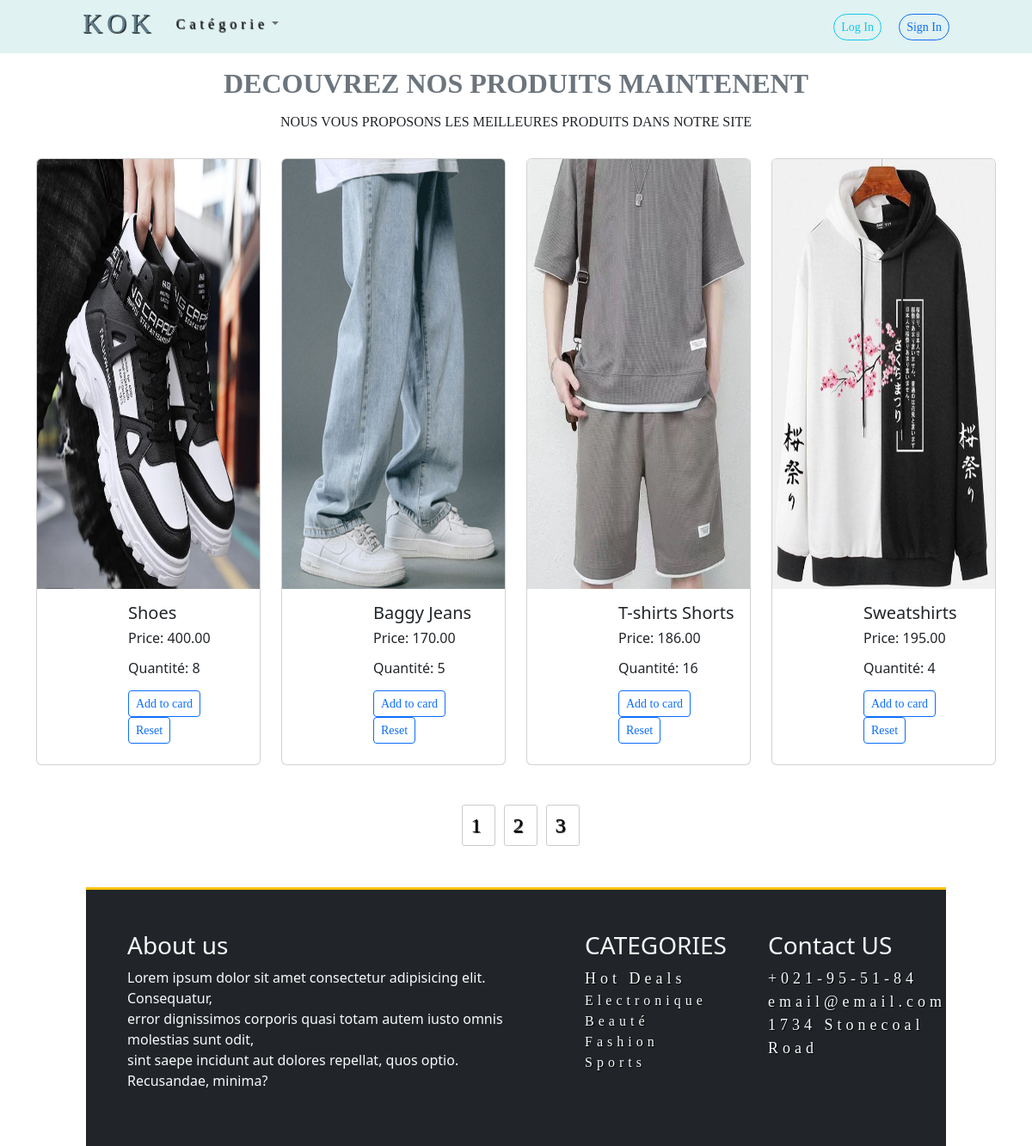
The page / on the database its author committed.
### tables this page shows
CREATE TABLE `produit` (
  `num_P` int(11) NOT NULL,
  `ID_Categ` int(11) DEFAULT NULL,
  `libelle` varchar(255) DEFAULT NULL,
  `pu` decimal(10,2) DEFAULT NULL,
  `qte_stk` int(11) DEFAULT NULL,
  `url_img` varchar(255) DEFAULT NULL
);

### index.php (the view, shortened to what this page needs)
<?php
include 'connex.php';
?>
<!DOCTYPE html>
<html lang="en">
<head>
    <link rel="stylesheet" href="bootstrap-5.2.2-dist/css/bootstrap.min.css">
</head>
<body
>
<div id="div" class="container">
<nav class="navbar navbar-expand-sm justify-content-between px-5 fixed-top" style="background-color:#e0f2f1;">
        <div class="d-flex">
            <a href="#" class="h2  ms-5 me-3">KOK</a>
            <ul class="navbar-nav">
                <li class="nav-item dropdown">
                    <a class="nav-link dropdown-toggle" data-bs-toggle="dropdown" href="#">Catégorie</a>
                </li>
            </ul></div>
            <form action="" class=" mx-5" method="post">
            <a href="logIn.php"><input type="submit" value="Log In" name="login" class="btn btn-outline-info btn-sm rounded-pill me-3"></a>
            <a href="SignIn.php"><input type="submit" value="Sign In" name="signin" class="btn btn-outline-primary btn-sm rounded-pill"></a>
        </form>
  </nav>
  <main>
          <h2 style="font-family:Arial Rounded MT Bold;" class="text-secondary fw-bold text-center mt-5 text-uppercase">Decouvrez nos Produits Maintenent</h2>
          <h6 style="font-family: Garamond;" class="text-center my-3">NOUS VOUS PROPOSONS LES MEILLEURES PRODUITS DANS NOTRE SITE</h6>
</div>
<?php
$sql = "SELECT * FROM Produit";
$statement = $pdo->prepare($sql);
$statement->execute();
$results = $statement->fetchAll();
    ?>
    <?php
include 'connex.php';
    $perPage = 4;
$page = isset($_GET['page']) ? $_GET['page'] : 1;
$offset = ($page - 1) * $perPage;
$sql = "SELECT * FROM Produit LIMIT $perPage OFFSET $offset";
$statement = $pdo->prepare($sql);
$statement->execute();
$results = $statement->fetchAll();
$countSql = "SELECT COUNT(*) AS total FROM Produit";
$countStatement = $pdo->prepare($countSql);
$countStatement->execute();
$countRow = $countStatement->fetch(PDO::FETCH_ASSOC);
$totalItems = $countRow['total'];
$totalPages = ceil($totalItems / $perPage);
?>
<div class="container">
        <div class="row">
<?php foreach ($results as $row): ?>
                <div class="col-md-4 my-3 w-25">
                    <div class="card">
                        <img src="<?php echo $row['url_img']; ?>" class="card-img-top" alt="Product Image">
                        <div class="card-body cards h6">
                            <h5 class="card-title"><?php echo $row['libelle']; ?></h5>
                            <p class="card-text">Price: <?php echo $row['pu']; ?></p>
                            <p class="card-text">Quantité: <?php echo $row['qte_stk']; ?></p>
                            <a href="ajouterProd.php"><input type="submit" value="Add to card" class="btn btn-outline-primary btn-sm"></a>
                            <a href="suppProd.php"><input type="submit" value="Reset" class="btn btn-outline-primary btn-sm"></a>
                        </div>
                    </div>
                </div>
            <?php endforeach; ?>
        </div>
    </div>
    <?php
echo '<div class="pagination">';
for ($i = 1; $i <= $totalPages; $i++) {
    echo '<a href="?page=' . $i . '">' . $i . '</a>';
}
echo '</div>';
?>
    <footer style="padding-left:100px;padding-right:100px;">
    <div class="border-top mt-5 border-warning border-3 bg-dark d-flex  ">
    <div class="my-5 ms-5">
        <h3 class="text-light">About us</h3>
        <p class="text-light">Lorem ipsum dolor sit amet consectetur adipisicing elit. Consequatur,<br> error dignissimos corporis quasi totam autem iusto omnis molestias sunt odit,<br> sint saepe incidunt aut dolores repellat, quos optio. Recusandae, minima?</p>
    </div>
    <div class="my-5 ms-5">
        <h3 class="text-light">CATEGORIES</h3>
           <a href="#" class="text-light">Hot Deals</a>
            <a href="#" class="nav-link text-light">Electronique</a>
            <a href="#" class="nav-link text-light">Beauté</a>
            <a href="#" class="nav-link text-light">Fashion</a>
            <a href="#" class="nav-link text-light">Sports</a>
    </div>
    <div class="my-5 ms-5">
        <h3 class="text-decoration-none text-light">Contact US</h3>
        <div><a href="" class="text-decoration-none text-light">+021-95-51-84</a></div>
        <div><a href="#" class="text-decoration-none text-light"> email@email.com</a></div>
        <div><a href="#" class="text-decoration-none text-light">1734 Stonecoal Road</a></div>
    </div>
</div>
    </footer>
</body>
</html>

### index.php (style rules this page uses)
a { font-family: "Times New Roman", Times, serif; font-size:large; color:#607d8b; text-decoration:none; letter-spacing: 5px; text-shadow: 1px 1px 1px rgba(0, 0, 0, 3); }
img { width: 200px; height: 500px; }
.cards { margin-left:90px; }
.pagination { display: flex; justify-content: center; margin-top: 30px; }
.pagination a { margin-left: 10px; font-size: 1.5em; text-decoration: none; color: #000; border: 1px solid #ccc; padding: 5px 10px; border-radius: 3px; }

### rows shown on the page
produit: url_img (picture), libelle "Shoes", pu "400.00", qte_stk "8"
produit: url_img (picture), libelle "Baggy Jeans", pu "170.00", qte_stk "5"
produit: url_img (picture), libelle "T-shirts Shorts", pu "186.00", qte_stk "16"
produit: url_img (picture), libelle "Sweatshirts", pu "195.00", qte_stk "4"
